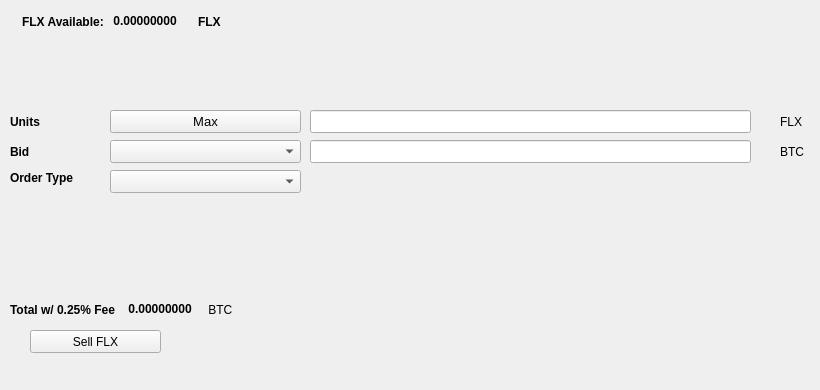
   <widget class="QWidget" name="SellTab">
    <attribute name="title">
     <string>Sell</string>
    </attribute>
    <widget class="QLabel" name="label_16">
     <property name="geometry">
      <rect>
       <x>780</x>
       <y>140</y>
       <width>31</width>
       <height>23</height>
      </rect>
     </property>
     <property name="text">
      <string>BTC</string>
     </property>
    </widget>
    <widget class="QComboBox" name="SellBidcomboBox">
     <property name="geometry">
      <rect>
       <x>110</x>
       <y>140</y>
       <width>191</width>
       <height>23</height>
      </rect>
     </property>
     <property name="font">
      <font>
       <pointsize>10</pointsize>
      </font>
     </property>
    </widget>
    <widget class="QLabel" name="label_18">
     <property name="geometry">
      <rect>
       <x>10</x>
       <y>110</y>
       <width>46</width>
       <height>23</height>
      </rect>
     </property>
     <property name="font">
      <font>
       <weight>75</weight>
       <bold>true</bold>
      </font>
     </property>
     <property name="text">
      <string>Units</string>
     </property>
    </widget>
    <widget class="QPushButton" name="Sell_Max_Amount">
     <property name="geometry">
      <rect>
       <x>110</x>
       <y>110</y>
       <width>191</width>
       <height>23</height>
      </rect>
     </property>
     <property name="font">
      <font>
       <pointsize>10</pointsize>
      </font>
     </property>
     <property name="text">
      <string>Max</string>
     </property>
    </widget>
    <widget class="QLabel" name="label_20">
     <property name="geometry">
      <rect>
       <x>10</x>
       <y>170</y>
       <width>91</width>
       <height>16</height>
      </rect>
     </property>
     <property name="font">
      <font>
       <weight>75</weight>
       <bold>true</bold>
      </font>
     </property>
     <property name="text">
      <string>Order Type</string>
     </property>
    </widget>
    <widget class="QComboBox" name="SellOrdertypeCombo">
     <property name="geometry">
      <rect>
       <x>110</x>
       <y>170</y>
       <width>191</width>
       <height>23</height>
      </rect>
     </property>
     <property name="font">
      <font>
       <pointsize>10</pointsize>
      </font>
     </property>
    </widget>
    <widget class="QLabel" name="label_21">
     <property name="geometry">
      <rect>
       <x>10</x>
       <y>140</y>
       <width>46</width>
       <height>23</height>
      </rect>
     </property>
     <property name="font">
      <font>
       <weight>75</weight>
       <bold>true</bold>
      </font>
     </property>
     <property name="text">
      <string>Bid</string>
     </property>
    </widget>
    <widget class="QLabel" name="label_22">
     <property name="geometry">
      <rect>
       <x>780</x>
       <y>110</y>
       <width>31</width>
       <height>23</height>
      </rect>
     </property>
     <property name="text">
      <string>FLX</string>
     </property>
    </widget>
    <widget class="QLineEdit" name="UnitsInputFLX">
     <property name="geometry">
      <rect>
       <x>310</x>
       <y>110</y>
       <width>441</width>
       <height>23</height>
      </rect>
     </property>
     <property name="font">
      <font>
       <pointsize>9</pointsize>
       <weight>75</weight>
       <bold>true</bold>
      </font>
     </property>
    </widget>
    <widget class="QLineEdit" name="SellBidPriceEdit">
     <property name="geometry">
      <rect>
       <x>310</x>
       <y>140</y>
       <width>441</width>
       <height>23</height>
      </rect>
     </property>
     <property name="font">
      <font>
       <pointsize>9</pointsize>
       <weight>75</weight>
       <bold>true</bold>
      </font>
     </property>
    </widget>
    <widget class="QPushButton" name="SellFLXBTN">
     <property name="geometry">
      <rect>
       <x>30</x>
       <y>330</y>
       <width>131</width>
       <height>23</height>
      </rect>
     </property>
     <property name="text">
      <string>Sell FLX</string>
     </property>
     <property name="icon">
      <iconset resource="../flexwork">
       <normaloff>:/icons/bitcoin</normaloff>:/icons/bitcoin</iconset>
     </property>
    </widget>
    <widget class="QWidget" name="layoutWidget3">
     <property name="geometry">
      <rect>
       <x>22</x>
       <y>12</y>
       <width>258</width>
       <height>19</height>
      </rect>
     </property>
     <layout class="QHBoxLayout" name="horizontalLayout">
      <item>
       <widget class="QLabel" name="label232_2">
        <property name="font">
         <font>
          <weight>75</weight>
          <bold>true</bold>
         </font>
        </property>
        <property name="text">
         <string>FLX Available:</string>
        </property>
       </widget>
      </item>
      <item>
       <widget class="QLabel" name="FLXAvailableLabel">
        <property name="palette">
         <palette>
          <active>
           <colorrole role="WindowText">
            <brush brushstyle="SolidPattern">
             <color alpha="255">
              <red>0</red>
              <green>0</green>
              <blue>0</blue>
             </color>
            </brush>
           </colorrole>
           <colorrole role="Button">
            <brush brushstyle="SolidPattern">
             <color alpha="255">
              <red>0</red>
              <green>170</green>
              <blue>0</blue>
             </color>
            </brush>
           </colorrole>
           <colorrole role="Light">
            <brush brushstyle="SolidPattern">
             <color alpha="255">
              <red>0</red>
              <green>255</green>
              <blue>0</blue>
             </color>
            </brush>
           </colorrole>
           <colorrole role="Midlight">
            <brush brushstyle="SolidPattern">
             <color alpha="255">
              <red>0</red>
              <green>212</green>
              <blue>0</blue>
             </color>
            </brush>
           </colorrole>
           <colorrole role="Dark">
            <brush brushstyle="SolidPattern">
             <color alpha="255">
              <red>0</red>
              <green>85</green>
              <blue>0</blue>
             </color>
            </brush>
           </colorrole>
           <colorrole role="Mid">
            <brush brushstyle="SolidPattern">
             <color alpha="255">
              <red>0</red>
              <green>113</green>
              <blue>0</blue>
             </color>
            </brush>
           </colorrole>
           <colorrole role="Text">
            <brush brushstyle="SolidPattern">
             <color alpha="255">
              <red>0</red>
              <green>170</green>
              <blue>0</blue>
             </color>
            </brush>
           </colorrole>
           <colorrole role="BrightText">
            <brush brushstyle="SolidPattern">
             <color alpha="255">
              <red>255</red>
              <green>255</green>
              <blue>255</blue>
             </color>
            </brush>
           </colorrole>
           <colorrole role="ButtonText">
            <brush brushstyle="SolidPattern">
             <color alpha="255">
              <red>0</red>
              <green>0</green>
              <blue>0</blue>
             </color>
            </brush>
           </colorrole>
           <colorrole role="Base">
            <brush brushstyle="SolidPattern">
             <color alpha="255">
              <red>255</red>
              <green>255</green>
              <blue>255</blue>
             </color>
            </brush>
           </colorrole>
           <colorrole role="Window">
            <brush brushstyle="SolidPattern">
             <color alpha="255">
              <red>0</red>
              <green>170</green>
              <blue>0</blue>
             </color>
            </brush>
           </colorrole>
           <colorrole role="Shadow">
            <brush brushstyle="SolidPattern">
             <color alpha="255">
              <red>0</red>
              <green>0</green>
              <blue>0</blue>
             </color>
            </brush>
           </colorrole>
           <colorrole role="AlternateBase">
            <brush brushstyle="SolidPattern">
             <color alpha="255">
              <red>127</red>
              <green>212</green>
              <blue>127</blue>
             </color>
            </brush>
           </colorrole>
           <colorrole role="ToolTipBase">
            <brush brushstyle="SolidPattern">
             <color alpha="255">
              <red>255</red>
              <green>255</green>
              <blue>220</blue>
             </color>
            </brush>
           </colorrole>
           <colorrole role="ToolTipText">
            <brush brushstyle="SolidPattern">
             <color alpha="255">
              <red>0</red>
              <green>0</green>
              <blue>0</blue>
             </color>
            </brush>
           </colorrole>
          </active>
          <inactive>
           <colorrole role="WindowText">
            <brush brushstyle="SolidPattern">
             <color alpha="255">
              <red>0</red>
              <green>0</green>
              <blue>0</blue>
             </color>
            </brush>
           </colorrole>
           <colorrole role="Button">
            <brush brushstyle="SolidPattern">
             <color alpha="255">
              <red>0</red>
              <green>170</green>
              <blue>0</blue>
             </color>
            </brush>
           </colorrole>
           <colorrole role="Light">
            <brush brushstyle="SolidPattern">
             <color alpha="255">
              <red>0</red>
              <green>255</green>
              <blue>0</blue>
             </color>
            </brush>
           </colorrole>
           <colorrole role="Midlight">
            <brush brushstyle="SolidPattern">
             <color alpha="255">
              <red>0</red>
              <green>212</green>
              <blue>0</blue>
             </color>
            </brush>
           </colorrole>
           <colorrole role="Dark">
            <brush brushstyle="SolidPattern">
             <color alpha="255">
              <red>0</red>
              <green>85</green>
              <blue>0</blue>
             </color>
            </brush>
           </colorrole>
           <colorrole role="Mid">
            <brush brushstyle="SolidPattern">
             <color alpha="255">
              <red>0</red>
              <green>113</green>
              <blue>0</blue>
             </color>
            </brush>
           </colorrole>
           <colorrole role="Text">
            <brush brushstyle="SolidPattern">
             <color alpha="255">
              <red>0</red>
              <green>170</green>
              <blue>0</blue>
             </color>
            </brush>
           </colorrole>
           <colorrole role="BrightText">
            <brush brushstyle="SolidPattern">
             <color alpha="255">
              <red>255</red>
              <green>255</green>
              <blue>255</blue>
             </color>
            </brush>
           </colorrole>
           <colorrole role="ButtonText">
            <brush brushstyle="SolidPattern">
             <color alpha="255">
              <red>0</red>
              <green>0</green>
              <blue>0</blue>
             </color>
            </brush>
           </colorrole>
           <colorrole role="Base">
            <brush brushstyle="SolidPattern">
             <color alpha="255">
              <red>255</red>
              <green>255</green>
              <blue>255</blue>
             </color>
            </brush>
           </colorrole>
           <colorrole role="Window">
            <brush brushstyle="SolidPattern">
             <color alpha="255">
              <red>0</red>
              <green>170</green>
              <blue>0</blue>
             </color>
            </brush>
           </colorrole>
           <colorrole role="Shadow">
            <brush brushstyle="SolidPattern">
             <color alpha="255">
              <red>0</red>
              <green>0</green>
              <blue>0</blue>
             </color>
            </brush>
           </colorrole>
           <colorrole role="AlternateBase">
            <brush brushstyle="SolidPattern">
             <color alpha="255">
              <red>127</red>
              <green>212</green>
              <blue>127</blue>
             </color>
            </brush>
           </colorrole>
           <colorrole role="ToolTipBase">
            <brush brushstyle="SolidPattern">
             <color alpha="255">
              <red>255</red>
              <green>255</green>
              <blue>220</blue>
             </color>
            </brush>
           </colorrole>
           <colorrole role="ToolTipText">
            <brush brushstyle="SolidPattern">
             <color alpha="255">
              <red>0</red>
              <green>0</green>
              <blue>0</blue>
             </color>
            </brush>
           </colorrole>
          </inactive>
          <disabled>
           <colorrole role="WindowText">
            <brush brushstyle="SolidPattern">
             <color alpha="255">
              <red>0</red>
              <green>85</green>
              <blue>0</blue>
             </color>
            </brush>
           </colorrole>
           <colorrole role="Button">
            <brush brushstyle="SolidPattern">
             <color alpha="255">
              <red>0</red>
              <green>170</green>
              <blue>0</blue>
             </color>
            </brush>
           </colorrole>
           <colorrole role="Light">
            <brush brushstyle="SolidPattern">
             <color alpha="255">
              <red>0</red>
              <green>255</green>
              <blue>0</blue>
             </color>
            </brush>
           </colorrole>
           <colorrole role="Midlight">
            <brush brushstyle="SolidPattern">
             <color alpha="255">
              <red>0</red>
              <green>212</green>
              <blue>0</blue>
             </color>
            </brush>
           </colorrole>
           <colorrole role="Dark">
            <brush brushstyle="SolidPattern">
             <color alpha="255">
              <red>0</red>
              <green>85</green>
              <blue>0</blue>
             </color>
            </brush>
           </colorrole>
           <colorrole role="Mid">
            <brush brushstyle="SolidPattern">
             <color alpha="255">
              <red>0</red>
              <green>113</green>
              <blue>0</blue>
             </color>
            </brush>
           </colorrole>
           <colorrole role="Text">
            <brush brushstyle="SolidPattern">
             <color alpha="255">
              <red>0</red>
              <green>85</green>
              <blue>0</blue>
             </color>
            </brush>
           </colorrole>
           <colorrole role="BrightText">
            <brush brushstyle="SolidPattern">
             <color alpha="255">
              <red>255</red>
              <green>255</green>
              <blue>255</blue>
             </color>
            </brush>
           </colorrole>
           <colorrole role="ButtonText">
            <brush brushstyle="SolidPattern">
             <color alpha="255">
              <red>0</red>
              <green>85</green>
              <blue>0</blue>
             </color>
            </brush>
           </colorrole>
           <colorrole role="Base">
            <brush brushstyle="SolidPattern">
             <color alpha="255">
              <red>0</red>
              <green>170</green>
              <blue>0</blue>
             </color>
            </brush>
           </colorrole>
           <colorrole role="Window">
            <brush brushstyle="SolidPattern">
             <color alpha="255">
              <red>0</red>
              <green>170</green>
              <blue>0</blue>
             </color>
            </brush>
           </colorrole>
           <colorrole role="Shadow">
            <brush brushstyle="SolidPattern">
             <color alpha="255">
              <red>0</red>
              <green>0</green>
              <blue>0</blue>
             </color>
            </brush>
           </colorrole>
           <colorrole role="AlternateBase">
            <brush brushstyle="SolidPattern">
             <color alpha="255">
              <red>0</red>
              <green>170</green>
              <blue>0</blue>
             </color>
            </brush>
           </colorrole>
           <colorrole role="ToolTipBase">
            <brush brushstyle="SolidPattern">
             <color alpha="255">
              <red>255</red>
              <green>255</green>
              <blue>220</blue>
             </color>
            </brush>
           </colorrole>
           <colorrole role="ToolTipText">
            <brush brushstyle="SolidPattern">
             <color alpha="255">
              <red>0</red>
              <green>0</green>
              <blue>0</blue>
             </color>
            </brush>
           </colorrole>
          </disabled>
         </palette>
        </property>
        <property name="font">
         <font>
          <weight>75</weight>
          <bold>true</bold>
         </font>
        </property>
        <property name="text">
         <string> 0.00000000 </string>
        </property>
        <property name="textInteractionFlags">
         <set>Qt::LinksAccessibleByMouse|Qt::TextSelectableByKeyboard|Qt::TextSelectableByMouse</set>
        </property>
       </widget>
      </item>
      <item>
       <widget class="QLabel" name="labelFLX">
        <property name="font">
         <font>
          <weight>75</weight>
          <bold>true</bold>
         </font>
        </property>
        <property name="text">
         <string>FLX</string>
        </property>
       </widget>
      </item>
     </layout>
    </widget>
    <widget class="QWidget" name="layoutWidget">
     <property name="geometry">
      <rect>
       <x>10</x>
       <y>300</y>
       <width>268</width>
       <height>19</height>
      </rect>
     </property>
     <layout class="QHBoxLayout" name="horizontalLayout_2">
      <item>
       <widget class="QLabel" name="label_19">
        <property name="font">
         <font>
          <weight>75</weight>
          <bold>true</bold>
         </font>
        </property>
        <property name="text">
         <string>Total w/ 0.25% Fee </string>
        </property>
       </widget>
      </item>
      <item>
       <widget class="QLabel" name="SellCostLabel">
        <property name="palette">
         <palette>
          <active>
           <colorrole role="WindowText">
            <brush brushstyle="SolidPattern">
             <color alpha="255">
              <red>0</red>
              <green>0</green>
              <blue>0</blue>
             </color>
            </brush>
           </colorrole>
           <colorrole role="Button">
            <brush brushstyle="SolidPattern">
             <color alpha="255">
              <red>0</red>
              <green>170</green>
              <blue>0</blue>
             </color>
            </brush>
           </colorrole>
           <colorrole role="Light">
            <brush brushstyle="SolidPattern">
             <color alpha="255">
              <red>0</red>
              <green>255</green>
              <blue>0</blue>
             </color>
            </brush>
           </colorrole>
           <colorrole role="Midlight">
            <brush brushstyle="SolidPattern">
             <color alpha="255">
              <red>0</red>
              <green>212</green>
              <blue>0</blue>
             </color>
            </brush>
           </colorrole>
           <colorrole role="Dark">
            <brush brushstyle="SolidPattern">
             <color alpha="255">
              <red>0</red>
              <green>85</green>
              <blue>0</blue>
             </color>
            </brush>
           </colorrole>
           <colorrole role="Mid">
            <brush brushstyle="SolidPattern">
             <color alpha="255">
              <red>0</red>
              <green>113</green>
              <blue>0</blue>
             </color>
            </brush>
           </colorrole>
           <colorrole role="Text">
            <brush brushstyle="SolidPattern">
             <color alpha="255">
              <red>0</red>
              <green>170</green>
              <blue>0</blue>
             </color>
            </brush>
           </colorrole>
           <colorrole role="BrightText">
            <brush brushstyle="SolidPattern">
             <color alpha="255">
              <red>255</red>
              <green>255</green>
              <blue>255</blue>
             </color>
            </brush>
           </colorrole>
           <colorrole role="ButtonText">
            <brush brushstyle="SolidPattern">
             <color alpha="255">
              <red>0</red>
              <green>0</green>
              <blue>0</blue>
             </color>
            </brush>
           </colorrole>
           <colorrole role="Base">
            <brush brushstyle="SolidPattern">
             <color alpha="255">
              <red>255</red>
              <green>255</green>
              <blue>255</blue>
             </color>
            </brush>
           </colorrole>
           <colorrole role="Window">
            <brush brushstyle="SolidPattern">
             <color alpha="255">
              <red>0</red>
              <green>170</green>
              <blue>0</blue>
             </color>
            </brush>
           </colorrole>
           <colorrole role="Shadow">
            <brush brushstyle="SolidPattern">
             <color alpha="255">
              <red>0</red>
              <green>0</green>
              <blue>0</blue>
             </color>
            </brush>
           </colorrole>
           <colorrole role="AlternateBase">
            <brush brushstyle="SolidPattern">
             <color alpha="255">
              <red>127</red>
              <green>212</green>
              <blue>127</blue>
             </color>
            </brush>
           </colorrole>
           <colorrole role="ToolTipBase">
            <brush brushstyle="SolidPattern">
             <color alpha="255">
              <red>255</red>
              <green>255</green>
              <blue>220</blue>
             </color>
            </brush>
           </colorrole>
           <colorrole role="ToolTipText">
            <brush brushstyle="SolidPattern">
             <color alpha="255">
              <red>0</red>
              <green>0</green>
              <blue>0</blue>
             </color>
            </brush>
           </colorrole>
          </active>
          <inactive>
           <colorrole role="WindowText">
            <brush brushstyle="SolidPattern">
             <color alpha="255">
              <red>0</red>
              <green>0</green>
              <blue>0</blue>
             </color>
            </brush>
           </colorrole>
           <colorrole role="Button">
            <brush brushstyle="SolidPattern">
             <color alpha="255">
              <red>0</red>
              <green>170</green>
              <blue>0</blue>
             </color>
            </brush>
           </colorrole>
           <colorrole role="Light">
            <brush brushstyle="SolidPattern">
             <color alpha="255">
              <red>0</red>
              <green>255</green>
              <blue>0</blue>
             </color>
            </brush>
           </colorrole>
           <colorrole role="Midlight">
            <brush brushstyle="SolidPattern">
             <color alpha="255">
              <red>0</red>
              <green>212</green>
              <blue>0</blue>
             </color>
            </brush>
           </colorrole>
           <colorrole role="Dark">
            <brush brushstyle="SolidPattern">
             <color alpha="255">
              <red>0</red>
              <green>85</green>
              <blue>0</blue>
             </color>
            </brush>
           </colorrole>
           <colorrole role="Mid">
            <brush brushstyle="SolidPattern">
             <color alpha="255">
              <red>0</red>
              <green>113</green>
              <blue>0</blue>
             </color>
            </brush>
           </colorrole>
           <colorrole role="Text">
            <brush brushstyle="SolidPattern">
             <color alpha="255">
              <red>0</red>
              <green>170</green>
              <blue>0</blue>
             </color>
            </brush>
           </colorrole>
           <colorrole role="BrightText">
            <brush brushstyle="SolidPattern">
             <color alpha="255">
              <red>255</red>
              <green>255</green>
              <blue>255</blue>
             </color>
            </brush>
           </colorrole>
           <colorrole role="ButtonText">
            <brush brushstyle="SolidPattern">
             <color alpha="255">
              <red>0</red>
              <green>0</green>
              <blue>0</blue>
             </color>
            </brush>
           </colorrole>
           <colorrole role="Base">
            <brush brushstyle="SolidPattern">
             <color alpha="255">
              <red>255</red>
              <green>255</green>
              <blue>255</blue>
             </color>
            </brush>
           </colorrole>
           <colorrole role="Window">
            <brush brushstyle="SolidPattern">
             <color alpha="255">
              <red>0</red>
              <green>170</green>
              <blue>0</blue>
             </color>
            </brush>
           </colorrole>
           <colorrole role="Shadow">
            <brush brushstyle="SolidPattern">
             <color alpha="255">
              <red>0</red>
              <green>0</green>
              <blue>0</blue>
             </color>
            </brush>
           </colorrole>
           <colorrole role="AlternateBase">
            <brush brushstyle="SolidPattern">
             <color alpha="255">
              <red>127</red>
              <green>212</green>
              <blue>127</blue>
             </color>
            </brush>
           </colorrole>
           <colorrole role="ToolTipBase">
            <brush brushstyle="SolidPattern">
             <color alpha="255">
              <red>255</red>
              <green>255</green>
              <blue>220</blue>
             </color>
            </brush>
           </colorrole>
           <colorrole role="ToolTipText">
            <brush brushstyle="SolidPattern">
             <color alpha="255">
              <red>0</red>
              <green>0</green>
              <blue>0</blue>
             </color>
            </brush>
           </colorrole>
          </inactive>
          <disabled>
           <colorrole role="WindowText">
            <brush brushstyle="SolidPattern">
             <color alpha="255">
              <red>0</red>
              <green>85</green>
              <blue>0</blue>
             </color>
            </brush>
           </colorrole>
           <colorrole role="Button">
            <brush brushstyle="SolidPattern">
             <color alpha="255">
              <red>0</red>
              <green>170</green>
              <blue>0</blue>
             </color>
            </brush>
           </colorrole>
           <colorrole role="Light">
            <brush brushstyle="SolidPattern">
             <color alpha="255">
              <red>0</red>
              <green>255</green>
              <blue>0</blue>
             </color>
            </brush>
           </colorrole>
           <colorrole role="Midlight">
            <brush brushstyle="SolidPattern">
             <color alpha="255">
              <red>0</red>
              <green>212</green>
              <blue>0</blue>
             </color>
            </brush>
           </colorrole>
           <colorrole role="Dark">
            <brush brushstyle="SolidPattern">
             <color alpha="255">
              <red>0</red>
              <green>85</green>
              <blue>0</blue>
             </color>
            </brush>
           </colorrole>
           <colorrole role="Mid">
            <brush brushstyle="SolidPattern">
             <color alpha="255">
              <red>0</red>
              <green>113</green>
              <blue>0</blue>
             </color>
            </brush>
           </colorrole>
           <colorrole role="Text">
            <brush brushstyle="SolidPattern">
             <color alpha="255">
              <red>0</red>
              <green>85</green>
              <blue>0</blue>
             </color>
            </brush>
           </colorrole>
           <colorrole role="BrightText">
            <brush brushstyle="SolidPattern">
             <color alpha="255">
              <red>255</red>
              <green>255</green>
              <blue>255</blue>
             </color>
            </brush>
           </colorrole>
           <colorrole role="ButtonText">
            <brush brushstyle="SolidPattern">
             <color alpha="255">
              <red>0</red>
              <green>85</green>
              <blue>0</blue>
             </color>
            </brush>
           </colorrole>
           <colorrole role="Base">
            <brush brushstyle="SolidPattern">
             <color alpha="255">
              <red>0</red>
              <green>170</green>
              <blue>0</blue>
             </color>
            </brush>
           </colorrole>
           <colorrole role="Window">
            <brush brushstyle="SolidPattern">
             <color alpha="255">
              <red>0</red>
              <green>170</green>
              <blue>0</blue>
             </color>
            </brush>
           </colorrole>
           <colorrole role="Shadow">
            <brush brushstyle="SolidPattern">
             <color alpha="255">
              <red>0</red>
              <green>0</green>
              <blue>0</blue>
             </color>
            </brush>
           </colorrole>
           <colorrole role="AlternateBase">
            <brush brushstyle="SolidPattern">
             <color alpha="255">
              <red>0</red>
              <green>170</green>
              <blue>0</blue>
             </color>
            </brush>
           </colorrole>
           <colorrole role="ToolTipBase">
            <brush brushstyle="SolidPattern">
             <color alpha="255">
              <red>255</red>
              <green>255</green>
              <blue>220</blue>
             </color>
            </brush>
           </colorrole>
           <colorrole role="ToolTipText">
            <brush brushstyle="SolidPattern">
             <color alpha="255">
              <red>0</red>
              <green>0</green>
              <blue>0</blue>
             </color>
            </brush>
           </colorrole>
          </disabled>
         </palette>
        </property>
        <property name="font">
         <font>
          <weight>75</weight>
          <bold>true</bold>
         </font>
        </property>
        <property name="autoFillBackground">
         <bool>false</bool>
        </property>
        <property name="text">
         <string> 0.00000000</string>
        </property>
        <property name="textInteractionFlags">
         <set>Qt::LinksAccessibleByMouse|Qt::TextSelectableByMouse</set>
        </property>
       </widget>
      </item>
      <item>
       <widget class="QLabel" name="label_17">
        <property name="font">
         <font>
          <weight>50</weight>
          <bold>false</bold>
         </font>
        </property>
        <property name="text">
         <string> BTC</string>
        </property>
       </widget>
      </item>
     </layout>
    </widget>
    <widget class="QLabel" name="label_23">
     <property name="geometry">
      <rect>
       <x>460</x>
       <y>300</y>
       <width>281</width>
       <height>81</height>
      </rect>
     </property>
     <property name="text">
      <string/>
     </property>
     <property name="pixmap">
      <pixmap>:/images/bittrex</pixmap>
     </property>
    </widget>
   </widget>
